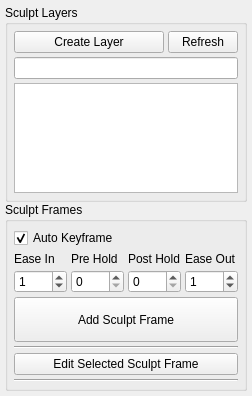
<?xml version="1.0" encoding="UTF-8"?>
<ui version="4.0">
 <class>Form</class>
 <widget class="QWidget" name="Form">
  <property name="geometry">
   <rect>
    <x>0</x>
    <y>0</y>
    <width>252</width>
    <height>396</height>
   </rect>
  </property>
  <property name="windowTitle">
   <string>Form</string>
  </property>
  <layout class="QGridLayout" name="gridLayout_4">
   <property name="margin">
    <number>5</number>
   </property>
   <property name="spacing">
    <number>0</number>
   </property>
   <item row="0" column="0">
    <widget class="QGroupBox" name="groupBox">
     <property name="title">
      <string>Sculpt Layers</string>
     </property>
     <layout class="QGridLayout" name="gridLayout_2">
      <property name="margin">
       <number>6</number>
      </property>
      <property name="spacing">
       <number>4</number>
      </property>
      <item row="1" column="0">
       <widget class="QLineEdit" name="search_lineEdit">
        <property name="sizePolicy">
         <sizepolicy hsizetype="Minimum" vsizetype="Fixed">
          <horstretch>0</horstretch>
          <verstretch>0</verstretch>
         </sizepolicy>
        </property>
       </widget>
      </item>
      <item row="0" column="0">
       <layout class="QHBoxLayout" name="horizontalLayout">
        <item>
         <widget class="QPushButton" name="createLayer_pushButton">
          <property name="minimumSize">
           <size>
            <width>150</width>
            <height>0</height>
           </size>
          </property>
          <property name="text">
           <string>Create Layer</string>
          </property>
         </widget>
        </item>
        <item>
         <widget class="QPushButton" name="refresh_pushButton">
          <property name="minimumSize">
           <size>
            <width>70</width>
            <height>0</height>
           </size>
          </property>
          <property name="text">
           <string>Refresh</string>
          </property>
         </widget>
        </item>
       </layout>
      </item>
      <item row="2" column="0">
       <widget class="QListView" name="layers_listView">
        <property name="editTriggers">
         <set>QAbstractItemView::NoEditTriggers</set>
        </property>
        <property name="showDropIndicator" stdset="0">
         <bool>false</bool>
        </property>
        <property name="alternatingRowColors">
         <bool>true</bool>
        </property>
        <property name="selectionMode">
         <enum>QAbstractItemView::ExtendedSelection</enum>
        </property>
       </widget>
      </item>
     </layout>
    </widget>
   </item>
   <item row="1" column="0">
    <widget class="QGroupBox" name="groupBox_2">
     <property name="title">
      <string>Sculpt Frames</string>
     </property>
     <layout class="QGridLayout" name="gridLayout_3">
      <property name="margin">
       <number>6</number>
      </property>
      <property name="spacing">
       <number>4</number>
      </property>
      <item row="2" column="0">
       <layout class="QVBoxLayout" name="verticalLayout">
        <item>
         <layout class="QGridLayout" name="gridLayout">
          <item row="1" column="2">
           <widget class="QLabel" name="label_4">
            <property name="text">
             <string>Post Hold</string>
            </property>
           </widget>
          </item>
          <item row="2" column="2">
           <widget class="QSpinBox" name="postHold_spinBox"/>
          </item>
          <item row="2" column="1">
           <widget class="QSpinBox" name="preHold_spinBox"/>
          </item>
          <item row="2" column="3">
           <widget class="QSpinBox" name="easeOut_spinBox">
            <property name="minimum">
             <number>0</number>
            </property>
            <property name="value">
             <number>1</number>
            </property>
           </widget>
          </item>
          <item row="1" column="0">
           <widget class="QLabel" name="label">
            <property name="text">
             <string>Ease In</string>
            </property>
           </widget>
          </item>
          <item row="2" column="0">
           <widget class="QSpinBox" name="easeIn_spinBox">
            <property name="minimum">
             <number>0</number>
            </property>
            <property name="value">
             <number>1</number>
            </property>
           </widget>
          </item>
          <item row="1" column="3">
           <widget class="QLabel" name="label_2">
            <property name="text">
             <string>Ease Out</string>
            </property>
           </widget>
          </item>
          <item row="1" column="1">
           <widget class="QLabel" name="label_3">
            <property name="text">
             <string>Pre Hold</string>
            </property>
           </widget>
          </item>
         </layout>
        </item>
        <item>
         <widget class="QPushButton" name="addFrame_pushButton">
          <property name="minimumSize">
           <size>
            <width>0</width>
            <height>45</height>
           </size>
          </property>
          <property name="text">
           <string>Add Sculpt Frame</string>
          </property>
         </widget>
        </item>
        <item>
         <widget class="Line" name="line_2">
          <property name="orientation">
           <enum>Qt::Horizontal</enum>
          </property>
         </widget>
        </item>
        <item>
         <widget class="QPushButton" name="editFrame_pushButton">
          <property name="text">
           <string>Edit Selected Sculpt Frame</string>
          </property>
         </widget>
        </item>
        <item>
         <widget class="Line" name="line">
          <property name="orientation">
           <enum>Qt::Horizontal</enum>
          </property>
         </widget>
        </item>
       </layout>
      </item>
      <item row="1" column="0">
       <widget class="QCheckBox" name="keyframe_checkBox">
        <property name="text">
         <string>Auto Keyframe</string>
        </property>
        <property name="checked">
         <bool>true</bool>
        </property>
       </widget>
      </item>
     </layout>
    </widget>
   </item>
  </layout>
 </widget>
 <resources/>
 <connections/>
</ui>
